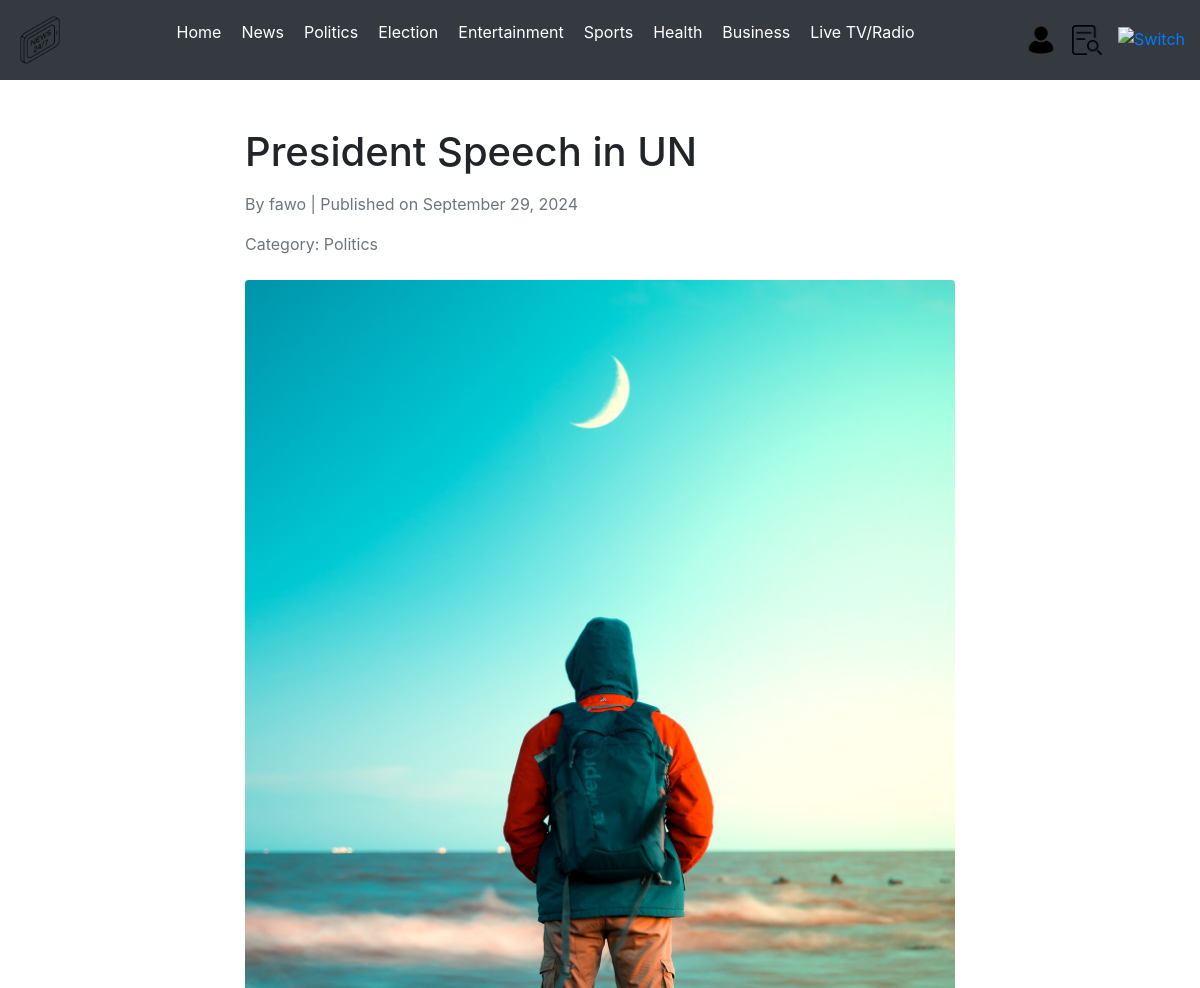
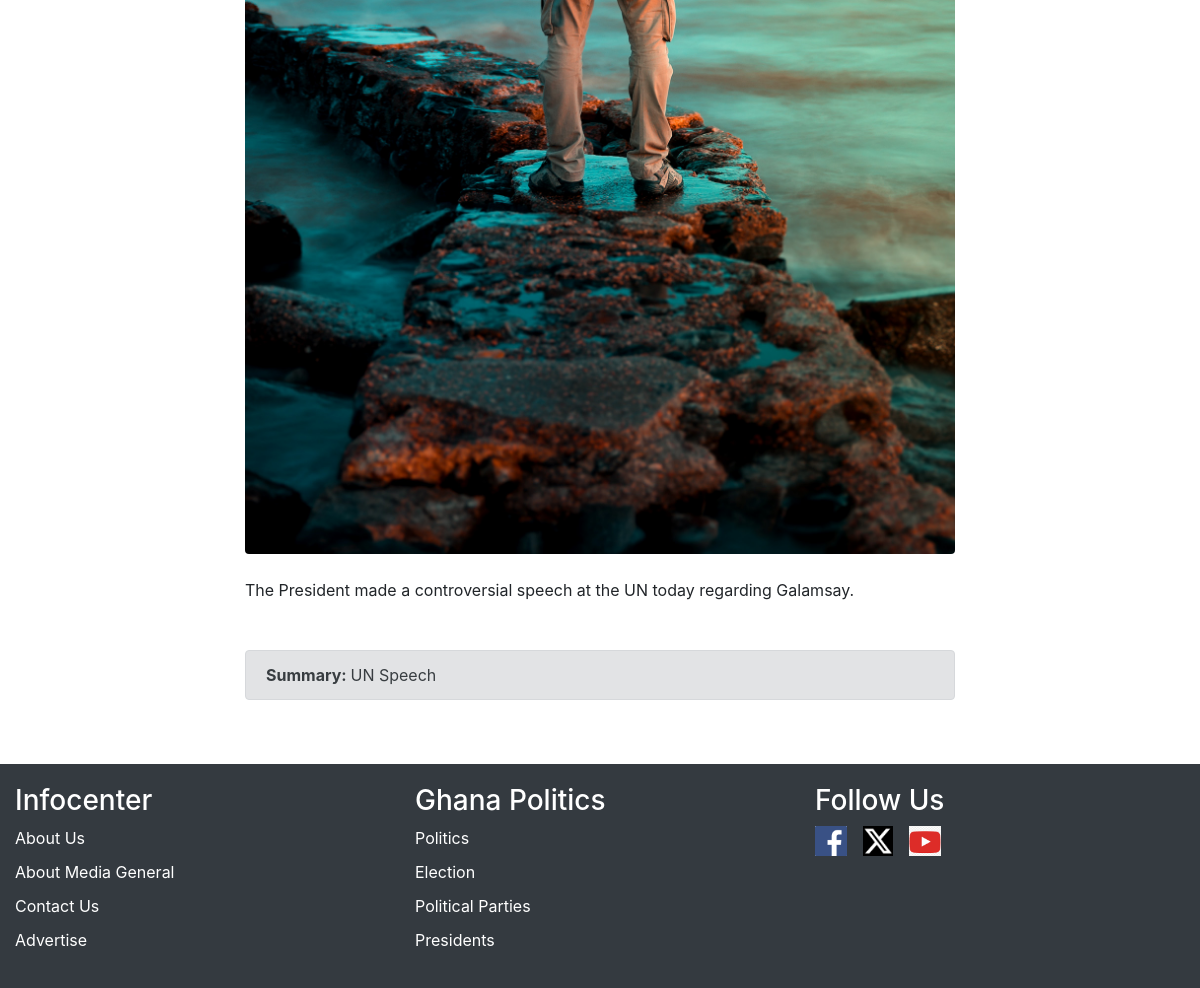
The page /news/1/ on the database its author committed (2 pictures, top to bottom).
### pages/models.py (models this page shows, shortened)
class News(models.Model):
    title = models.CharField(max_length=255)
    summary = models.CharField(max_length=500, null=True, blank=True)
    body = models.TextField()
    author = models.ForeignKey(
        settings.AUTH_USER_MODEL,
        on_delete=models.CASCADE,
    )
    image = models.ImageField(upload_to='news_images/', blank=True, null=True)
    CATEGORY_CHOICES = (
        ('NEWS', 'News'),
        ('POLITICS', 'Politics'),
        ('ELECTION', 'Election'),
        ('ENTERTAINMENT', 'Entertainment'),
        ('SPORTS', 'Sports'),
        ('HEALTH', 'Health'),
        ('BUSINESS', 'Business'),
        ('LIVE', 'Live'),
    )
    category = models.CharField(
        max_length=15,
        choices=CATEGORY_CHOICES,
        default='NEWS',
    )
    created_at = models.DateTimeField(auto_now_add=True)
    updated_at = models.DateTimeField(auto_now=True)
    published = models.BooleanField(default=False)

### accounts/models.py (models this page shows)
class CustomUser(AbstractUser):
    position = models.CharField(max_length=140)
    age = models.PositiveBigIntegerField(null=True, blank=True)

### pages/views.py (the view)
# urls.py: path('news/<int:pk>/', NewsDetailView.as_view(), name='news_detail'),
class NewsDetailView(DetailView):
    model = News
    template_name = 'news_detail.html'

### templates/news_detail.html (shortened to what this page needs)
{% extends "base.html" %}
{% block content %}
<div class="container mt-5">
    <div class="row">
        <div class="col-lg-8 mx-auto">
            <h1 class="mb-3">{{ news.title }}</h1>
            <div class="mb-4 text-muted">
                <p>By {{ news.author.username }} | Published on {{ news.created_at|date:"F j, Y" }}</p>
                <p>Category: {{ news.get_category_display }}</p>
            </div>
            {% if news.image %}
            <div class="mb-4">
                <img src="{{ news.image.url }}" class="img-fluid rounded" alt="{{ news.title }}">
            </div>
            {% endif %}
            <div class="mb-5">
                <p>{{ news.body }}</p>
            </div>
            {% if news.summary %}
            <div class="alert alert-secondary">
                <strong>Summary: </strong> {{ news.summary }}
            </div>
            {% endif %}
        </div>
    </div>
</div>
{% endblock content %}

### rows shown on the page
News: title "President Speech in UN", author.username "fawo", created_at "September 29, 2024", category "Politics", image (picture), body "The President made a controversial speech at the UN today regarding Galamsay.", summary "UN Speech"
